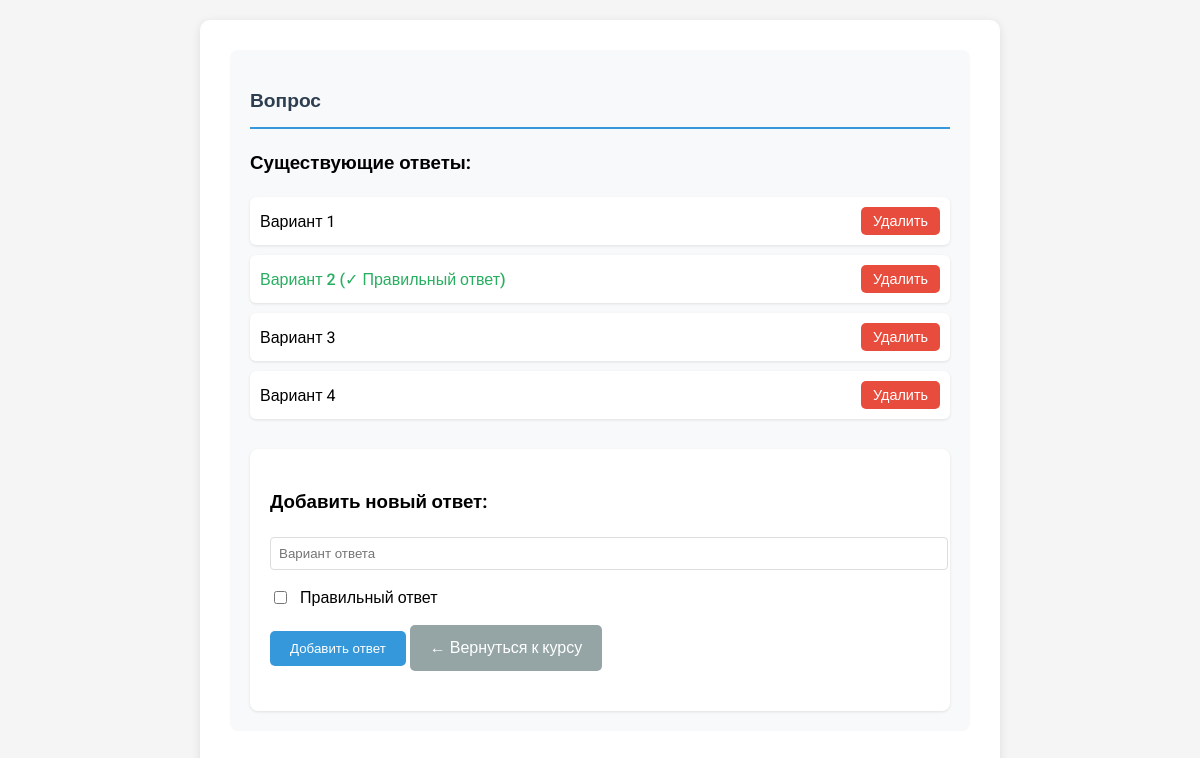
The page /question/4/add_answers/ (signed in) on the database its author committed.
### training/models.py (models this page shows, shortened)
class Question(models.Model):
    quiz = models.ForeignKey(Quiz, on_delete=models.CASCADE, related_name='questions', null=True)
    text = models.TextField(max_length=500)

class Answer(models.Model):
    question = models.ForeignKey(Question, on_delete=models.CASCADE, related_name='answers', default=None)
    text = models.CharField(max_length=200)
    is_correct = models.BooleanField(default=False)

### training/utils.py (the view)
        def _wrapped_view(request, *args, **kwargs):
            if request.user.is_authenticated and request.user.profile.role == role:
                return view_func(request, *args, **kwargs)
            else:
                return HttpResponseForbidden("У вас нет доступа к этой странице.")

### training/forms.py
class AnswerForm(forms.ModelForm):
    class Meta:
        model = Answer
        fields = ['text', 'is_correct']
        widgets = {
            'text': forms.TextInput(attrs={'class': 'form-control', 'placeholder': 'Вариант ответа'}),
            'is_correct': forms.CheckboxInput(attrs={'class': 'form-check-input'}),
        }

### training/utils.py (called while the page is built)
def role_required(role):
    def decorator(view_func):
        def _wrapped_view(request, *args, **kwargs):
            if request.user.is_authenticated and request.user.profile.role == role:
                return view_func(request, *args, **kwargs)
            else:
                return HttpResponseForbidden("У вас нет доступа к этой странице.")
        return _wrapped_view
    return decorator

### training/views.py (called while the page is built)
@login_required
@role_required('admin')
def add_answers(request, question_id):
    question = get_object_or_404(Question, id=question_id)
    if request.method == 'POST':
        answer_form = AnswerForm(request.POST)
        if answer_form.is_valid():
            answer = answer_form.save(commit=False)
            answer.question = question
            answer.save()
            return redirect('add_answers', question_id=question.id)
    else:
        answer_form = AnswerForm()
    return render(request, 'quiz/add_answer.html', {'question': question, 'answer_form': answer_form})

### training/templates/quiz/add_answer.html (shortened to what this page needs)
<!DOCTYPE html>
<html lang="en">
<head>
</head>
<body>
    <div class="container">
        <div class="question-card">
            <h2 class="question-text">{{ question.text }}</h2>
            <div class="answers-list">
                <h3>Существующие ответы:</h3>
                {% for answer in question.answers.all %}
                    <div class="answer-item">
                        <span {% if answer.is_correct %}class="correct-answer"{% endif %}>
                            {{ answer.text }}
                            {% if answer.is_correct %}
                                (✓ Правильный ответ)
                            {% endif %}
                        </span>
                        <form method="post" action="{% url 'delete_answer' answer.id %}" style="display: inline;">
                            <button type="submit" class="btn btn-delete">Удалить</button>
                        </form>
                    </div>
                {% empty %}
                    <p>Пока нет ответов для этого вопроса.</p>
                {% endfor %}
            </div>
            <div class="add-answer-form">
                <h3>Добавить новый ответ:</h3>
                <form method="post">
                    <div class="form-group">
                        {{ answer_form.text }}
                    </div>
                    <div class="checkbox-group">
                        {{ answer_form.is_correct }}
                        <label for="{{ answer_form.is_correct.id_for_label }}">Правильный ответ</label>
                    </div>
                    <button type="submit" class="btn">Добавить ответ</button>
                    <a href="{% url 'course_detail' question.quiz.course.id %}" class="btn-back">
                        ← Вернуться к курсу
                    </a>
                </form>
            </div>
        </div>
    </div>
</body>
</html>

### training/templates/quiz/add_answer.html (style rules this page uses)
body { font-family: 'Roboto', sans-serif; line-height: 1.6; max-width: 800px; margin: 0 auto; padding: 20px; background-color: #f5f5f5; }
.container { background: white; border-radius: 10px; padding: 30px; box-shadow: 0 2px 10px rgba(0,0,0,0.1); }
.question-card { background: #f8f9fa; padding: 20px; border-radius: 8px; margin-bottom: 30px; }
.question-text { font-size: 1.2em; color: #2c3e50; margin-bottom: 20px; padding-bottom: 10px; border-bottom: 2px solid #3498db; }
.answers-list { margin-bottom: 30px; }
.answer-item { display: flex; justify-content: space-between; align-items: center; padding: 10px; margin-bottom: 10px; background: white; border-radius: 6px; box-shadow: 0 1px 3px rgba(0,0,0,0.1); }
.correct-answer { color: #27ae60; font-weight: 500; }
.add-answer-form { background: white; padding: 20px; border-radius: 8px; box-shadow: 0 1px 3px rgba(0,0,0,0.1); }
.form-group { margin-bottom: 15px; }
.form-control { width: 100%; padding: 8px; border: 1px solid #ddd; border-radius: 4px; }
.checkbox-group { display: flex; align-items: center; gap: 10px; margin: 15px 0; }
.btn { display: inline-block; padding: 10px 20px; background-color: #3498db; color: white; text-decoration: none; border-radius: 5px; border: none; cursor: pointer; transition: background-color 0.2s; }
.btn-delete { background-color: #e74c3c; padding: 6px 12px; font-size: 0.9em; }
.btn-back { display: inline-block; padding: 10px 20px; background-color: #95a5a6; color: white; text-decoration: none; border-radius: 5px; margin-bottom: 20px; transition: background-color 0.2s; }

### rows shown on the page
Question: text "Вопрос"
Answer: text "Вариант 1"
Answer: text "Вариант 2", is_correct "(✓ Правильный ответ)"
Answer: text "Вариант 3"
Answer: text "Вариант 4"
